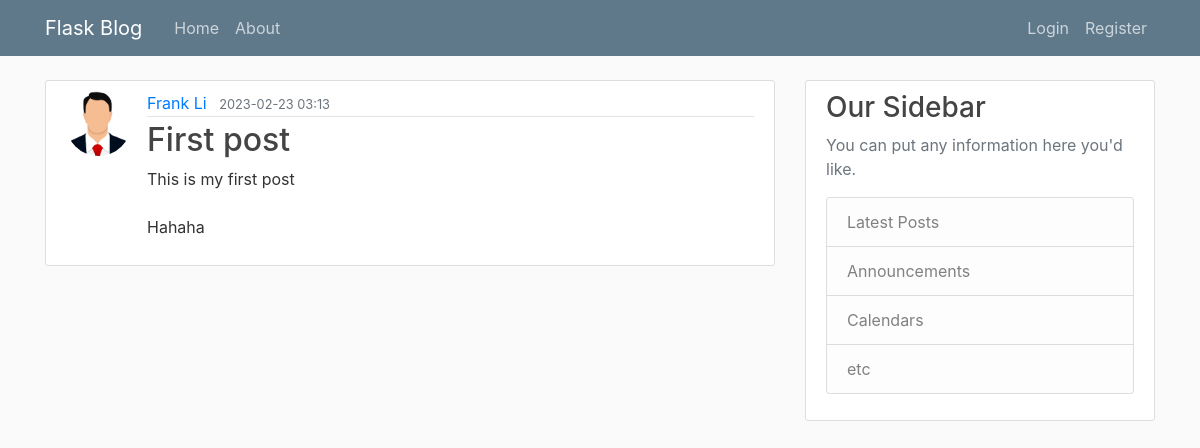
/post/1, run on the app's committed database.
### flaskblog/models.py (models this page shows, shortened)
class User(db.Model, UserMixin):
    id = db.Column(db.Integer, primary_key = True )
    username = db.Column(db.String(20), unique=True, nullable=False)
    email = db.Column(db.String(120), unique=True, nullable=False)
    image_file = db.Column(db.String(20), nullable=False, default='default.jpg')
    password = db.Column(db.String(60), nullable=False)
    posts = db.relationship('Post', back_populates='author', lazy=True)

class Post(db.Model):
    id = db.Column(db.Integer, primary_key=True)
    title = db.Column(db.String(100), nullable=False)
    date_posted = db.Column(db.DateTime, nullable=False, default=datetime.utcnow())
    content = db.Column(db.Text, nullable=False)
    author_id = db.Column(db.Integer, db.ForeignKey("user.id"), nullable=False)
    author = db.relationship('User', back_populates='posts', lazy=True)

### flaskblog/routes.py (the view)
@app.route("/post/<int:post_id>", methods = ['GET', 'POST', 'PUT'])
def post(post_id):
    post = Post.query.get_or_404(post_id)
    return render_template('post.html', title=post.title, post=post , legend='new_post')

### flaskblog/templates/post.html (shortened to what this page needs)
{% extends "layout.html" %}
{% block content %}
    <article class="media content-section">
        <img class= "rounded-circle article-img" src="{{ url_for('static',filename='profile_pics/'+post.author.image_file) }}" alt="{{ post.author.username }}">
      <div class="media-body">
        <div class="article-metadata">
          <a class="mr-2" href="#">{{ post.author.username }}</a>
          <small class="text-muted">{{ post.date_posted.strftime("%Y-%m-%d %H:%M") }}</small>
        </div>
        <h2 class="article-title">{{ post.title }}</h2>
        <p class="article-content">{{ post.content }}</p>
      </div>
    </article>
{% endblock content %}

### flaskblog/static/main.css (style rules this page uses)
body { background: #fafafa; color: #333333; margin-top: 5rem; }
h1, h2, h3, h4, h5, h6 { color: #444444; }
.content-section { background: #ffffff; padding: 10px 20px; border: 1px solid #dddddd; border-radius: 3px; margin-bottom: 20px; }
.article-title { color: #444444; }
.article-content { white-space: pre-line; }
.article-img { height: 65px; width: 65px; margin-right: 16px; }
.article-metadata { padding-bottom: 1px; margin-bottom: 4px; border-bottom: 1px solid #e3e3e3 }

### data on the page
User: image_file (placeholder picture), author.username "Frank Li"
Post: date_posted "2023-02-23 03:13", title "First post", content "This is my first post Hahaha"
